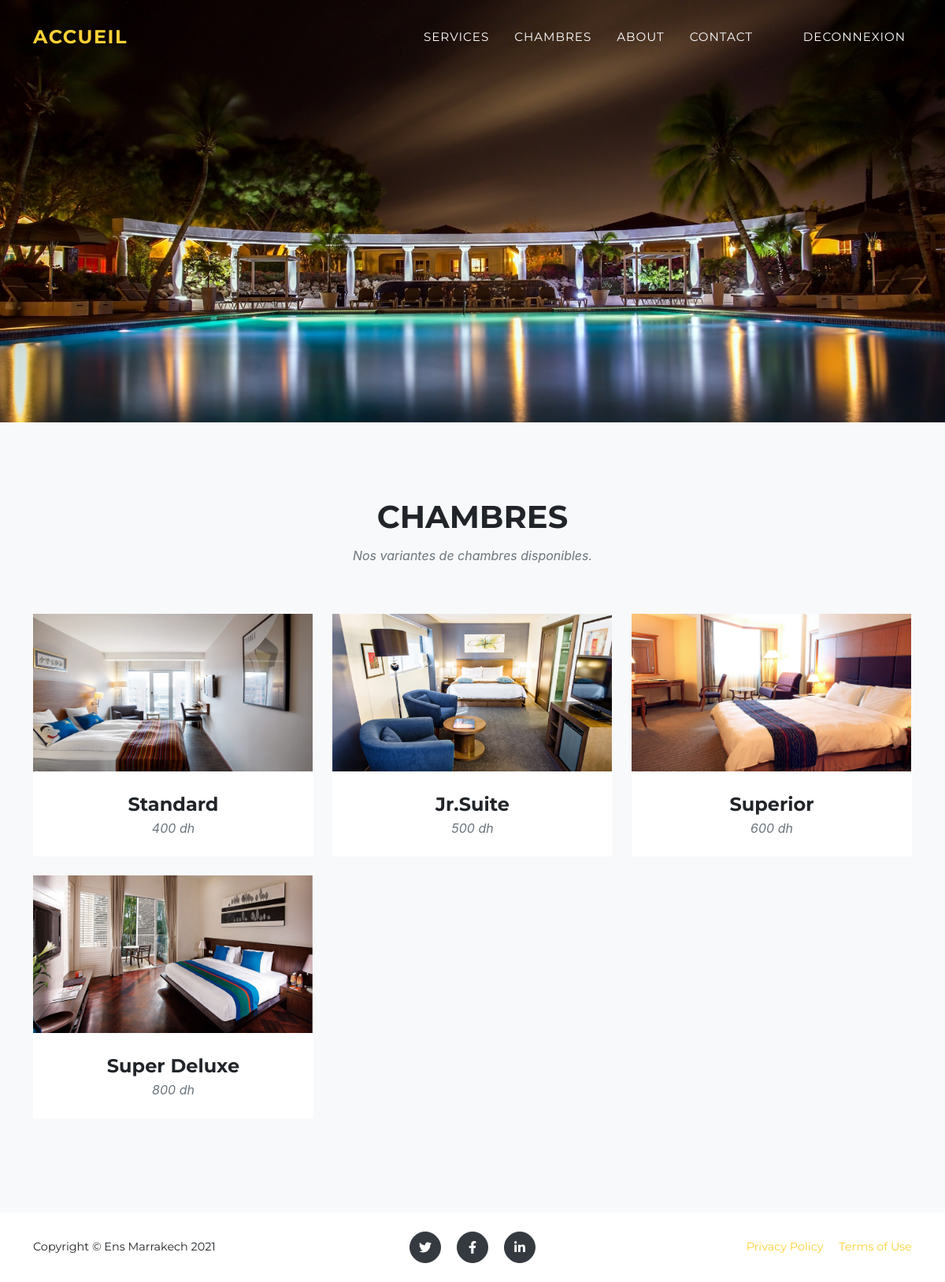
Page /chambres.php (signed in) on the committed database.
### tables this page shows
CREATE TABLE IF NOT EXISTS `chambre` (
  `id_chambre` int(11) NOT NULL AUTO_INCREMENT,
  `type` varchar(30) NOT NULL,
  `nb_chambres` int(11) NOT NULL,
  `nb_chambres_total` int(11) NOT NULL,
  `prix` varchar(10) NOT NULL,
  `photo` varchar(50) NOT NULL,
  `description` text NOT NULL,
  PRIMARY KEY (`id_chambre`)
);

### chambres.php (the view, shortened to what this page needs)
<!DOCTYPE html>
<html lang="en">
    <head>
        <link href="css/styles.css" rel="stylesheet" />
    </head>
    <body id="page-top">
        <nav class="navbar navbar-expand-lg navbar-dark fixed-top" id="mainNav">
            <div class="container">
                <a class="navbar-brand js-scroll-trigger" href="index.php">Accueil</a>
                <div class="collapse navbar-collapse" id="navbarResponsive">
                    <ul class="navbar-nav text-uppercase ml-auto">
                        <li class="nav-item"><a class="nav-link js-scroll-trigger" href="index.php#services">Services</a></li>
                        <li class="nav-item"><a class="nav-link js-scroll-trigger" href="chambres.php">Chambres</a></li>
                        <li class="nav-item"><a class="nav-link js-scroll-trigger" href="index.php#about">About</a></li>
                        <li class="nav-item"><a class="nav-link js-scroll-trigger" href="index.php#contact">Contact</a></li>
                        <?php
                            if(!isset($_SESSION['id'])){
                                echo '<li class="nav-item"><a class="nav-link js-scroll-trigger" href="login.php">Connectez-vous !</a></li>';
                            }
                            else{
                                $prenom = $_SESSION['prenom'];
                                echo '<li class="nav-item"><a class="nav-link js-scroll-trigger" href="login/user_info.php">'. $prenom. '</a></li>';
                                echo '<li class="nav-item"><a class="nav-link js-scroll-trigger" href="login/logout.php">Deconnexion</a></li>';
                            }
                        ?>
                    </ul>
                </div>
            </div>
        </nav>
        <header class="masthead">
        </header>
                <section class="page-section bg-light" id="portfolio">
            <div class="container">
                <div class="text-center">
                    <h2 class="section-heading text-uppercase">Chambres</h2>
                    <h3 class="section-subheading text-muted">Nos variantes de chambres disponibles.</h3>
                </div>
                <div class="row">
                    <?php
                        require_once "admin/connect.php";
                        $query = $conn->query("SELECT * FROM `chambre` ORDER BY `prix` ASC") or die(mysql_error());
                        while($fetch = $query->fetch_array()){
                    ?>
                    <div class="col-lg-4 col-sm-6 mb-4">
                        <div class="portfolio-item">
                            <a class="portfolio-link" data-toggle="modal" href = "<?php echo "#modal".$fetch['id_chambre'] ?>">
                                <img  src="assets/img/chambres/<?php echo $fetch['photo']?>" height = "200" width = "355" alt="" />
                            </a>
                            <div class="portfolio-caption">
                                <div class="portfolio-caption-heading"><?php echo $fetch['type'] ?></div>
                                <div class="portfolio-caption-subheading text-muted"><?php echo $fetch['prix'] . " dh" ?></div>
                            </div>
                        </div>
                    </div>
                    <?php
                        }
                    ?>
                </div>
            </div>
        </section>
               <footer class="footer py-4">
            <div class="container">
                <div class="row align-items-center">
                    <div class="col-lg-4 text-lg-left">Copyright © Ens Marrakech 2021</div>
                    <div class="col-lg-4 my-3 my-lg-0">
                        <a class="btn btn-dark btn-social mx-2" href="#!"><i class="fab fa-twitter"></i></a>
                        <a class="btn btn-dark btn-social mx-2" href="#!"><i class="fab fa-facebook-f"></i></a>
                        <a class="btn btn-dark btn-social mx-2" href="#!"><i class="fab fa-linkedin-in"></i></a>
                    </div>
                    <div class="col-lg-4 text-lg-right">
                        <a class="mr-3" href="#!">Privacy Policy</a>
                        <a href="#!">Terms of Use</a>
                    </div>
                </div>
            </div>
    </body>
</html>

### rows in the picture
chambre: photo (picture), type "Standard", prix "400"
chambre: photo (picture), type "Jr.Suite", prix "500"
chambre: photo (picture), type "Superior", prix "600"
chambre: photo (picture), type "Super Deluxe", prix "800"
